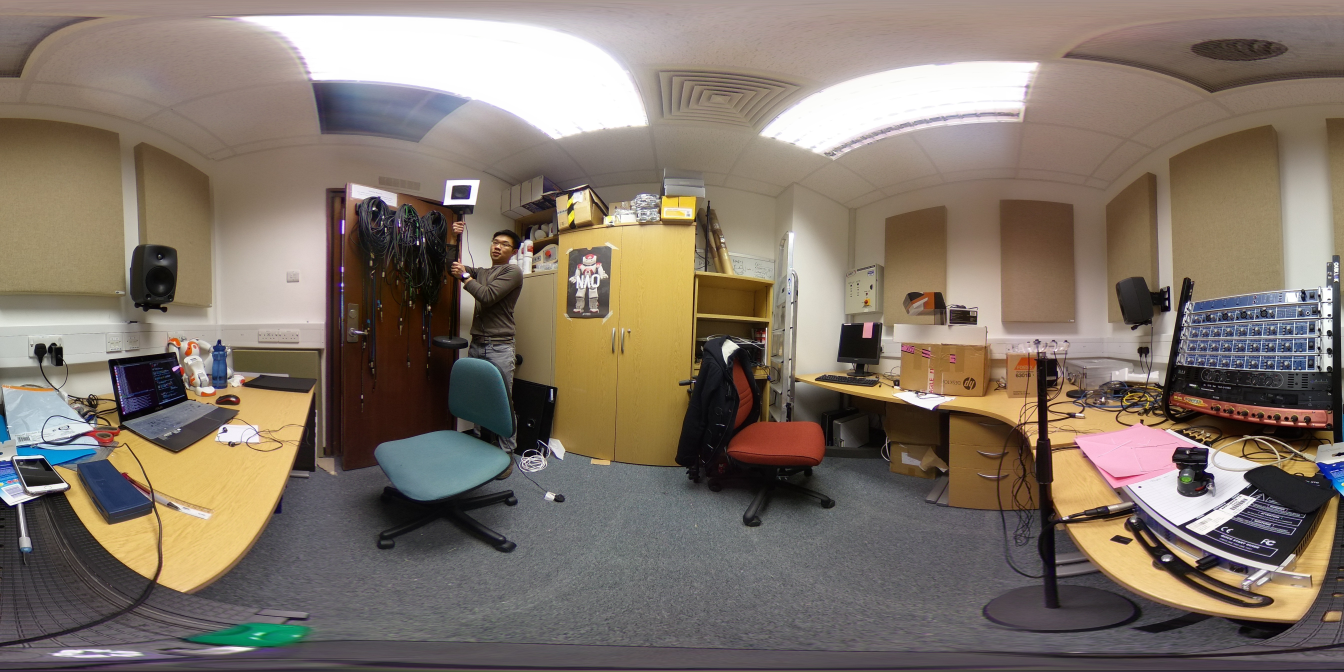
#> input picture src/images/test_5.jpg, 5376 x 2688 px (shown at 1/4 size)
$ python auto_frame_proc.py   (older library calls are emulated)
#> lines starting #> are read from the running program, lines starting #| are printed output that depends on the picture; after the words box and inside, x2 and y2 are one past the last pixel; in counts of white or black regions, pixels touching at a corner belong together
import numpy as np
import cv2

# Variable Definitions:
font = cv2.FONT_HERSHEY_SIMPLEX
def nothing(self):
	pass

# Initialisation
original_img = cv2.imread('images/test_5.jpg', 1)
#> original_img is the input picture: shape (2688, 5376, 3); mean B, G, R 105.9, 117.5, 129.8
img = cv2.cvtColor(original_img, cv2.COLOR_BGR2GRAY)
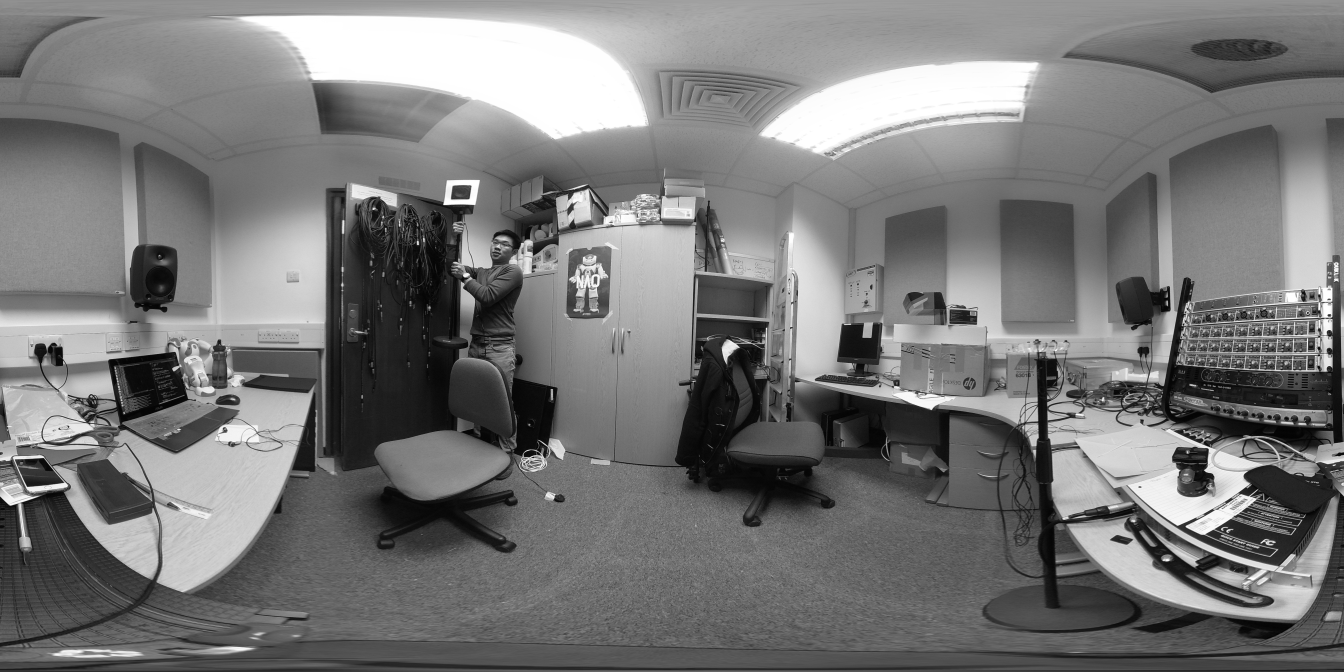
#> img: shape (2688, 5376) (shown at 1/4 size); min 0, max 255, mean 119.9

cv2.namedWindow('output_edged', cv2.WINDOW_NORMAL)
cv2.namedWindow('output_original', cv2.WINDOW_NORMAL)

sigma = 0.33
v = np.median(img)
#> v = 116
lower = int(max(0, (1.0 - sigma) * v))
#> lower = 77
upper = int(min(255, (1.0 + sigma) * v))
#> upper = 154

pixel_threshold = 10

# Image Pre-processing:
blurred = cv2.GaussianBlur(img, (5,5), 0)

while(1):
	#pixel_threshold = cv2.getTrackbarPos('Pixel Thresholder', 'output_edged')
	ret, th1 = cv2.threshold(blurred, pixel_threshold, 255, cv2.THRESH_BINARY_INV)
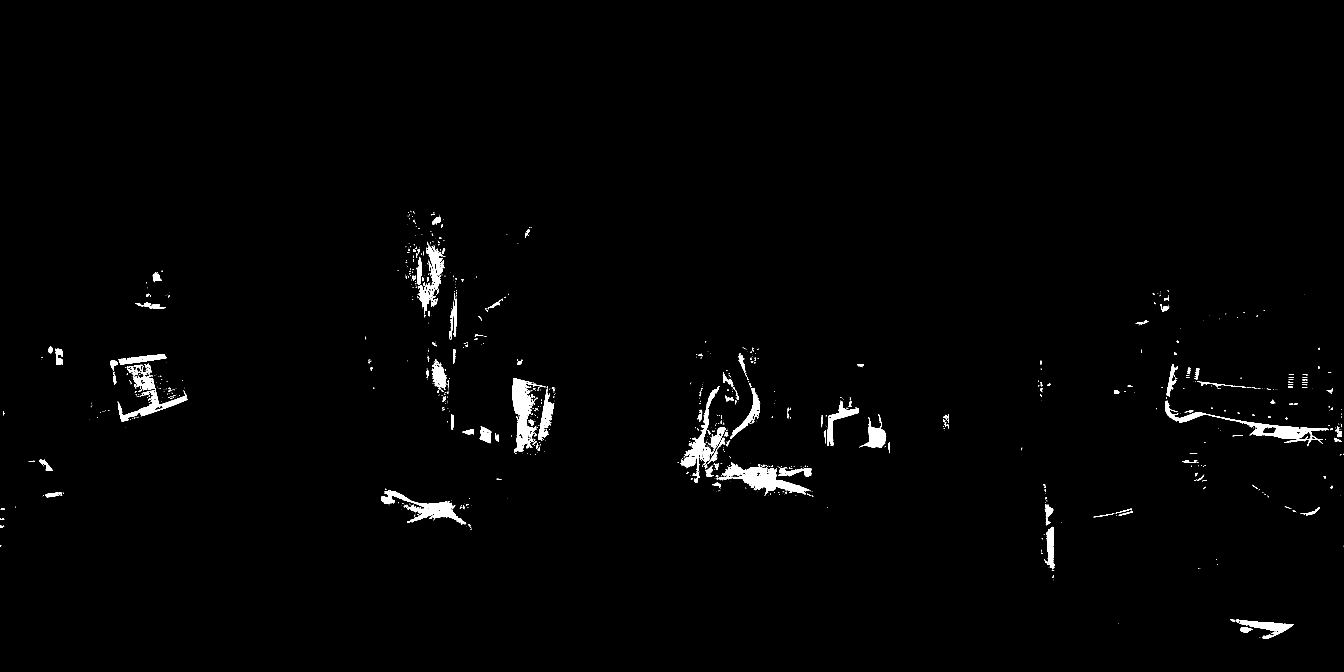
#> th1: shape (2688, 5376) (shown at 1/4 size); 1.1% white; 1079 white regions (770 under 20 px), largest, box (x1, y1, x2, y2) and area: (2048, 1513, 2173, 1811) 13669, (4661, 1603, 5316, 1756) 13002, (2932, 1868, 3238, 1978) 12811
#> ret = 10

	edged = cv2.Canny(th1, lower, upper)
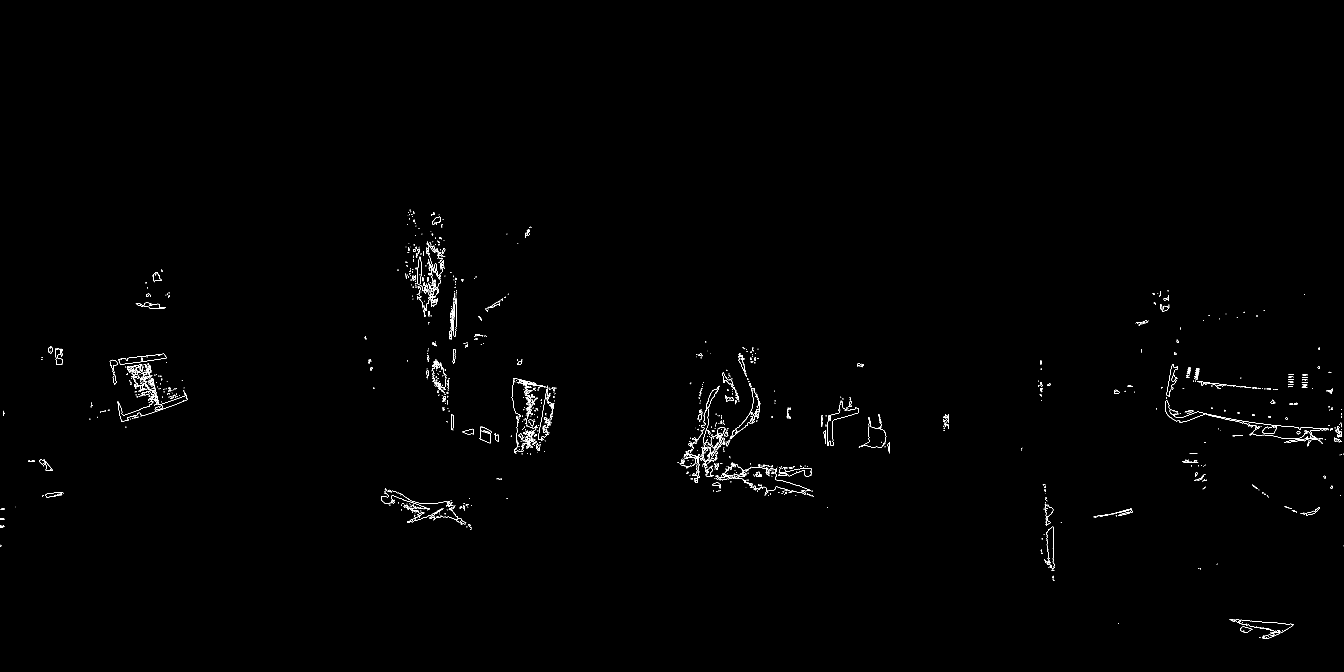
#> edged: shape (2688, 5376) (shown at 1/4 size); 0.28% white in thin lines or dots, all inside (x1, y1, x2, y2) = (0, 839, 5376, 2555)
	edged = cv2.dilate(edged, None, iterations=1)
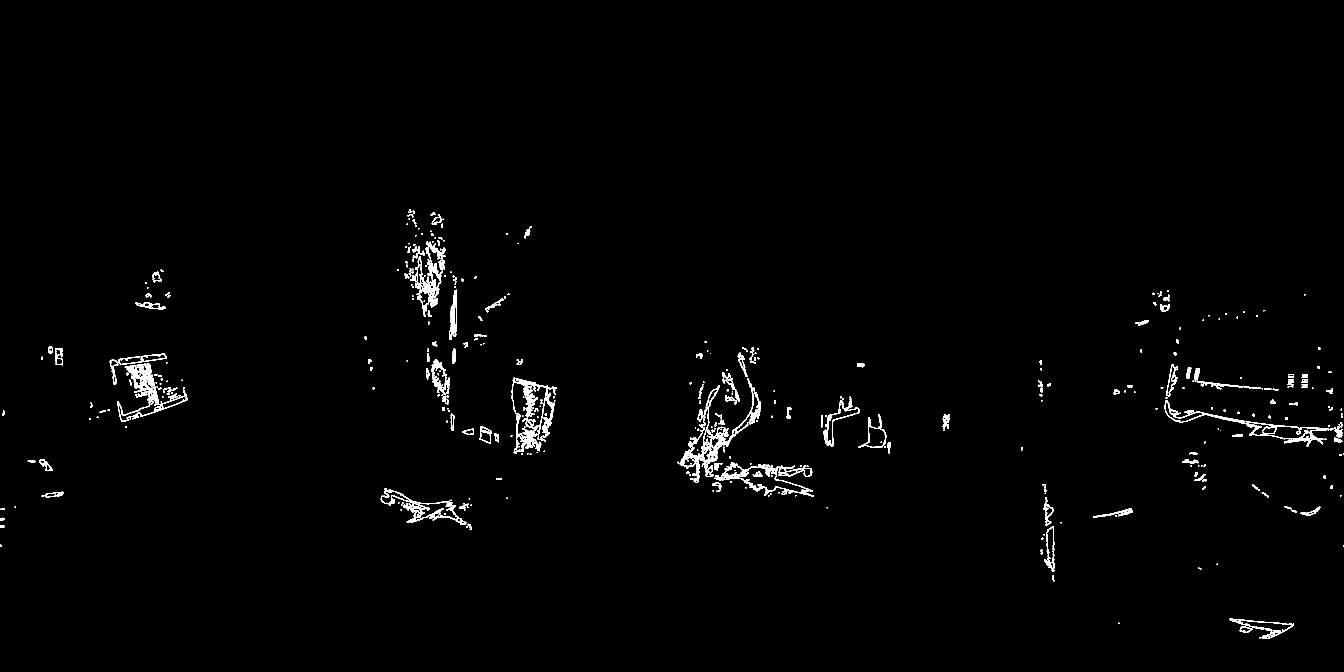
#> edged: shape (2688, 5376) (shown at 1/4 size); 0.97% white; 675 white regions (41 under 20 px), largest, box (x1, y1, x2, y2) and area: (2718, 1542, 2903, 1931) 10830, (469, 1453, 751, 1688) 10445, (2046, 1511, 2183, 1815) 8568
	edged = cv2.erode(edged, None, iterations=1)

	# Contour Search
	output, contours, hierarchy = cv2.findContours(
										edged,
										cv2.RETR_EXTERNAL,
										cv2.CHAIN_APPROX_NONE
										)
#> contours = 735 contours, 513 with area under 20; largest, box (x1, y1, x2, y2) and area: (2867, 1850, 3243, 1983) 17256, (4660, 1602, 5316, 1785) 15675, (470, 1454, 750, 1687) 14223, (1524, 1959, 1865, 2097) 12470, (2719, 1543, 2902, 1930) 12375

	for c in contours:
		perimeter = cv2.arcLength(c, True)
		epsilon = 0.01*perimeter
		approx = cv2.approxPolyDP(c, epsilon, True)

		if len(approx) == 4:
			(x,y,w,h) = cv2.boundingRect(approx)
			aspect_ratio = w/float(h)
			area = cv2.contourArea(c)
			hullArea = cv2.contourArea(cv2.convexHull(c))
			solidity = area/float(hullArea)

			keepSolidity = solidity > 0.9
			keepAspectRatio = aspect_ratio >= 0.8 and aspect_ratio <=1.2
			keepDims = w > 10 and h > 10

			M = cv2.moments(c)
			if M['m00']!=0:
				cX = int(M['m10']/M['m00'])
				cY = int(M['m01']/M['m00'])
			else:
				cX, cY = 0, 0
			speakerPosition = cX, cY

			if keepAspectRatio and keepSolidity and keepDims:
				cv2.drawContours(original_img, [approx], -1, (0,0,255),2)
				position_text = "Speaker Position: " + str(speakerPosition)
				cv2.putText(original_img, position_text, (cX, cY-15), font, 0.5,(0,0,255), 2)
				cv2.putText(original_img, "x", speakerPosition, font, 0.5, (0, 255, 0), 1)
				cv2.putText(original_img, str(pixel_threshold), (cX, cY-30), font, 0.5,(0,0,255), 2)
#> this loop made 735 passes
#> (perimeter, epsilon, approx, x, y, w, h, aspect_ratio) on pass 38: (200.5, 2, [[4526, 2035], [4440, 2056], [4438, 2059], [4525, 2038]], 4438, 2035, 89, 25, 3.56)
#> (perimeter, epsilon) on passes 1, 2, 3, 4, 7, 8: (8.83, 0.0883), (127.3, 1.27), (6.83, 0.0683), (825.5, 8.26), (21.66, 0.217), (23.66, 0.237)


	if pixel_threshold < 255:
		pixel_threshold += 1

	cv2.resizeWindow('output_edged', 1000, 800)
	cv2.imshow('output_edged', edged)

	cv2.resizeWindow('output_original', 1000, 800)
	cv2.imshow('output_original', original_img)

	if cv2.waitKey(1) & 0xFF == ord('q'):
#> (key q is pressed here)
		break

cv2.destroyAllWindows()

# Need to create a frame that is very high contrast
